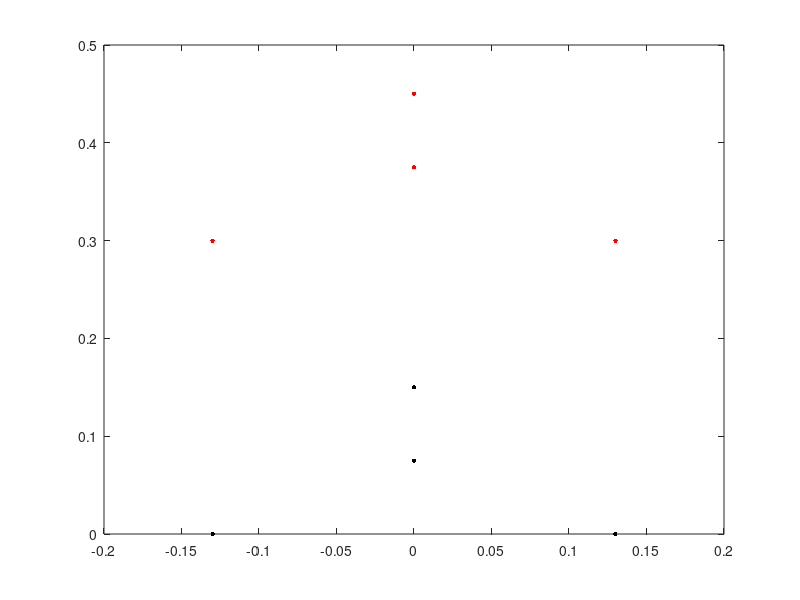

Write the MATLAB code that produced this figure. (Note: this script raises an error after producing the figure.)
%% 2D Spine Inverse Kinematics
% The goal of this program is to solve for the force density values of
% cables in a 2D spine consisting of two stacked tetrahedra. The bottom
% tetra is fixed, and the top tetra is translated. If the configuration is
% feasible, then infinitely many solutions exist; the minimum-effort
% solution will be selected.
%
% Author: Mallory Daly
% Created: 12/1/16
% Modified: 12/2/16

clear; close all

%% Spine Parameters
% Specific to case: 2D spine with two tetrahedra, stacked vertically.

% Load spine data
load('spine_geometric_parameters_2D.mat')

% Geometric parameters
length = spine_geometric_parameters.l; % length of long bar
h = spine_geometric_parameters.h; % height from top to bottom of tetra
w = sqrt(length^2-(h/2)^2); % width from center of tetra

% Mass and force parameters
g = spine_geometric_parameters.g; % m/s^2
m = 10*spine_geometric_parameters.m; % kg/node

% Number of bars, cables, and nodes
r = 6; % bars
s = 4; % cables
n = 8; % nodes

%% Connectivity Matrices
% See H.-J. Schek's "The Force Density Method for Form Finding and
% Computation of General Networks."
% NOTE: Schek's work finds equilbrium positions given load and position of
% fixed nodes. We want to find loads given positions of nodes.

% Rows 1-6 are bars
% Rows 7-10 are cables
% Columns 1-4 are "free" nodes (they are fixed later)
% Columns 5-8 are fixed nodes

%         1  2  3  4    
C_free = [1 -1  0  0;  %  1
          0  1 -1  0;  %  2
          1  0  0 -1;  %  3
          0  0  0  0;  %  4
          0  0  0  0;  %  5
          0  0  0  0;  %  6
          0  1  0  0;  %  7
          0  1  0  0;  %  8
          0  0  0  1;  %  9
          0  0  0  1]; % 10
     
%          5  6  7  8    
C_fixed = [0  0  0  0;  %  1
           0  0  0  0;  %  2
           0  0  0  0;  %  3
           1 -1  0  0;  %  4
           1  0 -1  0;  %  5
           1  0  0 -1;  %  6
           0 -1  0  0;  %  7
           0  0 -1  0;  %  8
           0  0 -1  0;  %  9
           0  0  0 -1]; % 10
      
C = [C_free C_fixed];

%% VARIABLES: Translation and rotation of free tetrahedron
xTrans = 0*w; % horizontal translation
zTrans = 2*h; % vertical translation
theta = 0; % rotation (radians)

%% Nodal Positions
% Coordinate system such that nodes 6 and 8 are on the x axis and nodes 5
% and 7 are centered on the z axis.

% Fixed nodal positions
%            5   6   7   8
x_fixed = [  0  -w   0   w]';
z_fixed = [h/2   0   h   0]';

% Rotation matrix for given angle of theta
rot = [cos(theta), -sin(theta);
       sin(theta),  cos(theta)];
   
% Need to multiply each node by the rotation matrix and add the (x,z)
% offset from the xi state vector. Copy out (x,z) offset to a 2x4 matrix to
% make this easier.
xz_offset = repmat([xTrans; zTrans], 1, 4);

% Translate and rotate position of fixed nodes to get coordinates of free
% nodes
xz_free = rot*[x_fixed'; z_fixed'] + xz_offset;

% Extract x and z of free nodes
x_free = xz_free(1,:)';
z_free = xz_free(2,:)';

% Combined nodal positions
x = [x_free; x_fixed];
z = [z_free; z_fixed];

% Plot nodal positions
% figure
% plot(x,z,'.','MarkerSize',10)
figure
plot(x_fixed,z_fixed,'k.','MarkerSize',10)
hold on
plot(x_free,z_free,'r.','MarkerSize',10)
% figure
% geometry.l = length;
% geometry.h = h;
% plot_2d_spine([xTrans zTrans theta],geometry)

%% Lengths of Bars and Cables

% Rows 1-6 are bars
% Rows 7-10 are cables
l = [ length;  % 1
      h/2;  % 2
      length;  % 3
      length;  % 4
      h/2;  % 5
      length;  % 6
      norm([x(2),z(2)]-[x(6),z(6)]);  % 7
      norm([x(2),z(2)]-[x(7),z(7)]);  % 8
      norm([x(4),z(4)]-[x(7),z(7)]);  % 9
      norm([x(4),z(4)]-[x(8),z(8)])]; %10
% The forces in the cables will depend on F = k*(l-l0)

% Diagonal length matrix
L = diag(l);
L_cables = diag(l(7:10));

%% Loading of the Tetrahedrons
% Assume equal distribution of mass at point nodes. Bottom four (fixed)
% nodes support weight of structure.
px = zeros(n,1);
pz = [-m*g*ones(n/2,1); m*g*ones(n/2,1)];
p = [px; pz];

%% Set Up Optimization Problem
% See J. Friesen's "DuCTT: a Tensegrity Robot for Exploring Duct Systems."
% He adapts Schek's work to solve for force density in Section III.

% Define A matrix
A = [C'*diag(C*x);
     C'*diag(C*z)];

% Take last s columns of the A matrix, which correspond to the cables
As = A(:,end-(s-1):end);

% VARIABLE: Minimum force densities for each cable
c = 0.1*ones(s,1);

% Moore-Penrose Pseudoinverse
As_pinv = pinv(As);
V = eye(size(As_pinv*As))-As_pinv*As;

% Set up QUADPROG
H = 2*(V'*V);
f = (2*V'*As_pinv*p)';
Aineq = -V;
bineq = -(c - As_pinv*p);

% Call QUADPROG
wOpt = quadprog(H,f,Aineq,bineq)

% Find q
qOpt = As_pinv*p + V*wOpt

% Find the Forces in the cables
f = L_cables*qOpt

%% Set Up Optimization Problem (Bars and Cables)
% See J. Friesen's "DuCTT: a Tensegrity Robot for Exploring Duct Systems."
% He adapts Schek's work to solve for force density in Section III.
% 
% % Moore-Penrose Pseudoinverse
% A_pinv = pinv(A);
% V = eye(size(A_pinv*A))-A_pinv*A;
% 
% % VARIABLE: Minimum force densities for each cable
% c = zeros(r+s,1);
% 
% % Set up QUADPROG
% H = 2*(V'*V);
% f = (2*V'*A_pinv*p)';
% A = -V;
% b = -(c - A_pinv*p);
% 
% % Call QUADPROG
% wOpt = quadprog(H,f,A,b)
% 
% % Find q
% qOpt = A_pinv*p + V*wOpt
% 
% Solve with YALMIP
yalmip('clear')
w = sdpvar(size(V,2),1);
options = sdpsettings('solver','quadprog','verbose',2);
obj = w'*(V'*V)*w + 2*w'*V'*As_pinv*p;
constr = As_pinv*p + V*w - c >= 0;
optimize(constr,obj,options)
% optimize(constr,obj)
wOpt_Y = value(w)
qOpt_Y = As_pinv*p + V*wOpt_Y
f = L_cables*qOpt_Y